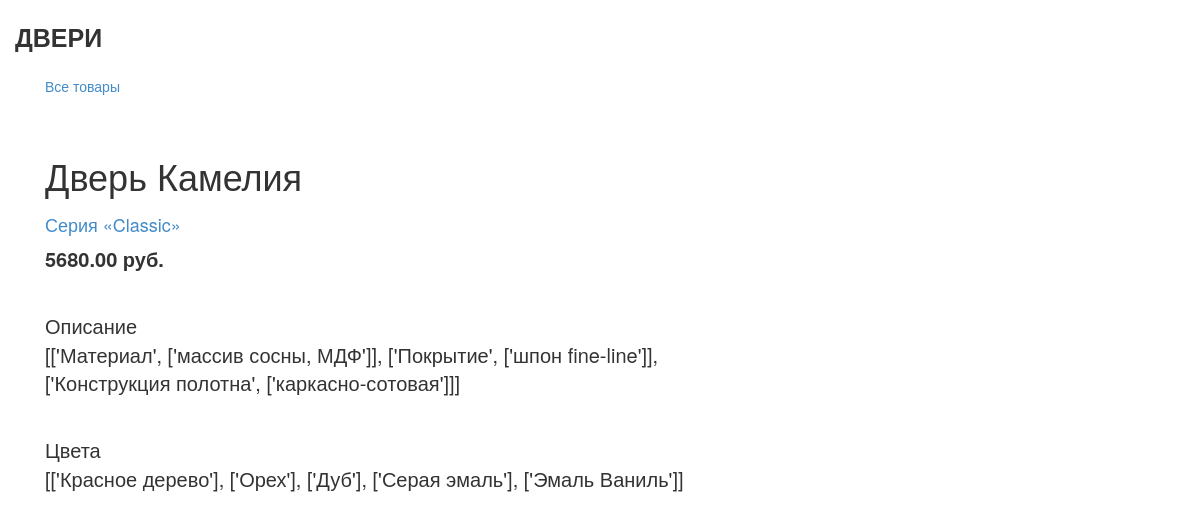
The app's page /1/23468/ with its own data.
### polls/models.py (models this page shows, shortened)
class Product(models.Model):
    category = models.ForeignKey(Category, related_name='products', null=True, verbose_name="Категория")
    name = models.CharField(max_length=200, null=True, db_index=True, verbose_name="Название")
    slug = models.SlugField(max_length=200, null=True, db_index=True)
    description = models.TextField(blank=True, null=True, verbose_name="Описание")
    price = models.DecimalField(max_digits=10, null=True, decimal_places=2, verbose_name="Цена")
    color = models.TextField(blank=True, null=True, verbose_name="Цвета")
    created = models.DateTimeField(null=True, auto_now_add=True)
    updated = models.DateTimeField(null=True, auto_now=True)
    class Meta:
        ordering = ['name']
        index_together = [
            ['id', 'slug']
        ]

class Category(models.Model):
    name = models.CharField(max_length=200, null=True, db_index=True)
    slug = models.SlugField(max_length=200, null=True, db_index=True, unique=True)
    class Meta:
        ordering = ['name']
        verbose_name = 'Категория'
        verbose_name_plural = 'Категории'
    def __str__(self):
        return self.name
    def get_absolute_url(self):
        return reverse('polls:ProductListByCategory', args=[self.slug])

### polls/views.py (the view)
# urls.py: url(r'^(?P<id>\d+)/(?P<slug>[-\w]+)/$', views.ProductDetail, name='ProductDetail'),
def ProductDetail(request, id, slug):
    product = get_object_or_404(Product, id=id, slug=slug)
    return render(request, 'polls/product/detail.html',
                             {'product': product})

### polls/templates/polls/product/detail.html (shortened to what this page needs)
{% extends 'polls/base.html' %}
{% load static %}
{% block content %}
<div id="sidebar" class="col-sm-3">
<a href="/">Все товары</a>
<br>
</div>
  <div class="product-detail">
    <div class="col-sm-8">
      <h1>{{ product.name }}</h1>
      <h2><a href="{{ product.category.get_absolute_url }}">{{ product.category }}</a></h2>
      <p class="price">{{ product.price }} руб.</p>
      <br>
      <span>Описание {{ product.description | linebreaks}}</span>
      <br>
      <span >Цвета {{ product.color | linebreaks}}</span>
    </div>
  </div>
{% endblock %}

### polls/static/css/style.css (style rules this page uses)
.product-detail { font-weight: 400; font-size: 20px; margin-top: 60px; }
.price { font-weight: 600; font-size: 20px; }
.product-detail h2 { font-size: 18px; }

### records on screen
Product: name "Дверь Камелия", category "Серия «Classic»", price "5680.00", description "[['Материал', ['массив сосны, МДФ']], ['Покрытие', ['шпон fine-line']], ['Конструкция полотна', ['каркасно-сотовая']]]", color "[['Красное дерево'], ['Орех'], ['Дуб'], ['Серая эмаль'], ['Эмаль Ваниль']]"
